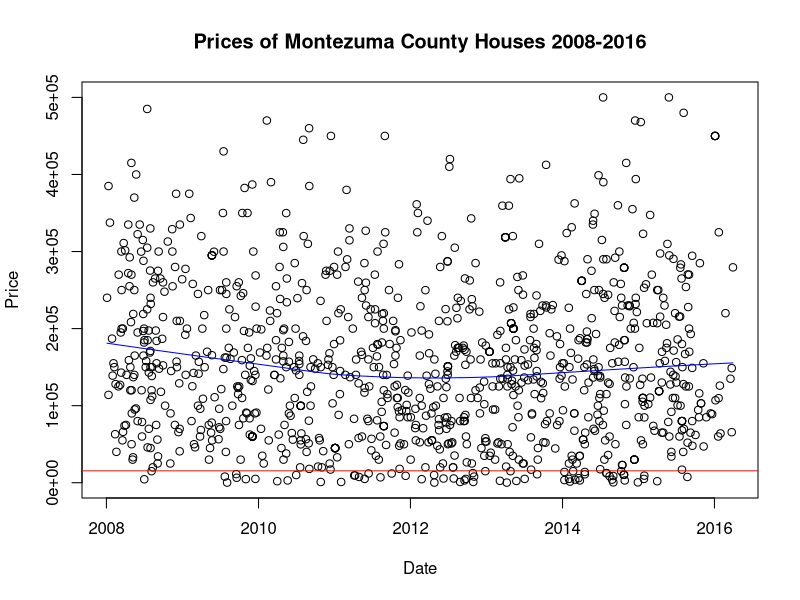
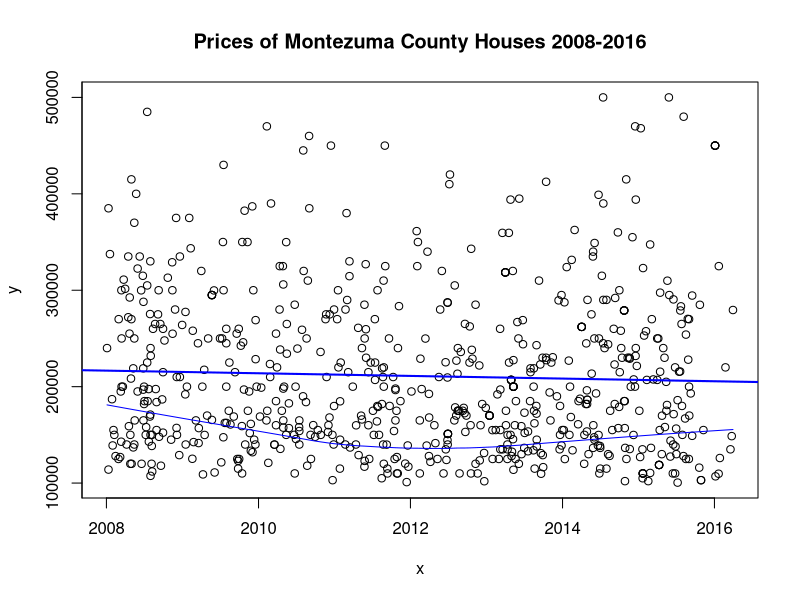

Reproduce these figures in R, in order.
wd <- "U:\\My Documents\\R\\Mancos_House"
setwd(wd)
getwd()

data <- read.csv('salesFinal.csv', header=T)

plotData <- data[c("Date", "Price")]

highValues <- subset(plotData, Price > 100000)

plotData$Date <- as.Date(plotData$Date, "%m/%d/%Y")

highValues$Date <- as.Date(highValues$Date, "%m/%d/%Y")

attach(plotData)

plot(Date, Price, main="Prices of Montezuma County Houses 2008-2016")

lines(lowess(Date,Price), col="blue")
abline(lm(Date~Price), col="red") # regression line (y~x) 

x <- highValues$Date
y <- highValues$Price 

marks <- c(0,100000,200000,300000,400000,500000,600000)
plot(x, y, yaxt="n", main="Prices of Montezuma County Houses 2008-2016")
axis(2,at=marks,labels=format(marks,scientific=FALSE))
lines(lowess(Date,Price), col="blue")

# basic straight line of fit
fit <- glm(y~x)
co <- coef(fit)
abline(fit, col="blue", lwd=2)